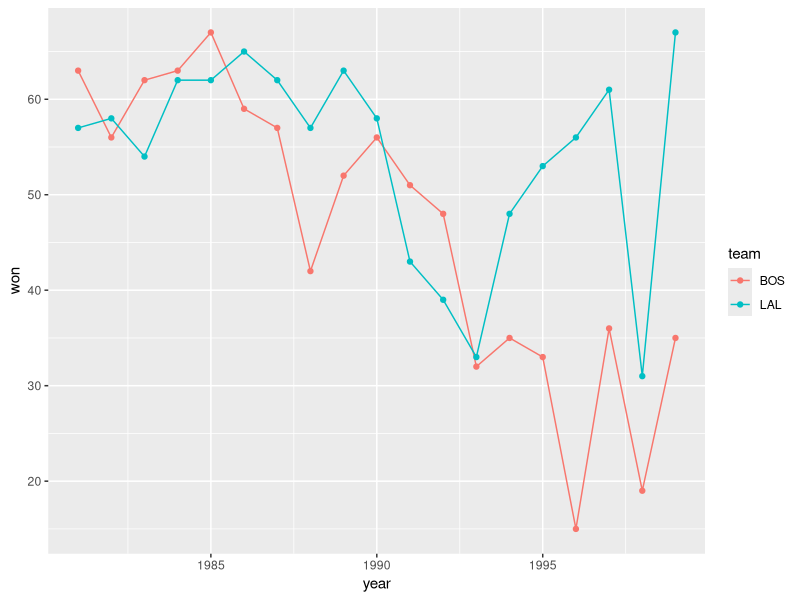

Write R code to recreate this figure.
## ---- chunk 1
knitr::opts_chunk$set(echo = FALSE)
require(ggplot2)
require(dplyr)
## ---- chunk 2
t_s <- read.csv("team_season.csv",sep=",")
colnames(t_s)[1] <- "team"
head(t_s[,c("team","year","won")])
dim(t_s[,c("team","year","won")])
## ---- chunk 3
ggplot(subset(t_s,(team %in% c("LAL", "BOS")) & year < 2000 & year >1980),aes(x=year,y=won,color=team))+geom_line()+geom_point()
